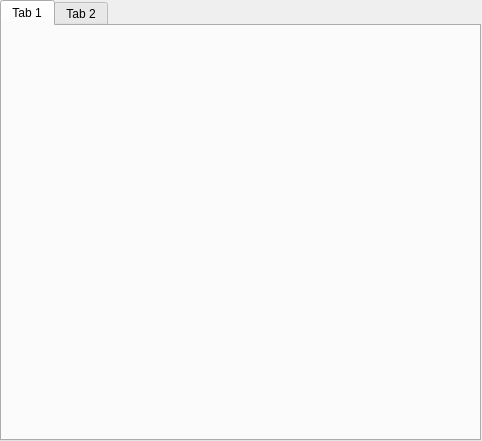
<?xml version="1.0" encoding="UTF-8"?>
<ui version="4.0">
 <class>TabWindow</class>
 <widget class="QWidget" name="TabWindow">
  <property name="windowModality">
   <enum>Qt::WindowModal</enum>
  </property>
  <property name="geometry">
   <rect>
    <x>0</x>
    <y>0</y>
    <width>482</width>
    <height>441</height>
   </rect>
  </property>
  <property name="sizePolicy">
   <sizepolicy hsizetype="Fixed" vsizetype="Fixed">
    <horstretch>0</horstretch>
    <verstretch>0</verstretch>
   </sizepolicy>
  </property>
  <property name="windowTitle">
   <string>Private Message</string>
  </property>
  <widget class="QTabWidget" name="tabWidget">
   <property name="geometry">
    <rect>
     <x>0</x>
     <y>0</y>
     <width>481</width>
     <height>441</height>
    </rect>
   </property>
   <property name="currentIndex">
    <number>0</number>
   </property>
   <widget class="QWidget" name="tab">
    <attribute name="title">
     <string>Tab 1</string>
    </attribute>
   </widget>
   <widget class="QWidget" name="tab_2">
    <attribute name="title">
     <string>Tab 2</string>
    </attribute>
   </widget>
  </widget>
 </widget>
 <resources/>
 <connections/>
</ui>
